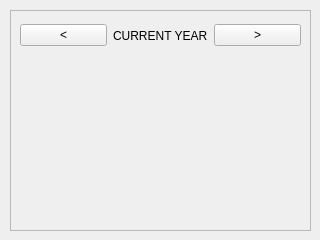
<?xml version="1.0" encoding="UTF-8"?>
<ui version="4.0">
 <class>MiniCalendarWidget</class>
 <widget class="QWidget" name="MiniCalendarWidget">
  <property name="geometry">
   <rect>
    <x>0</x>
    <y>0</y>
    <width>320</width>
    <height>240</height>
   </rect>
  </property>
  <property name="windowTitle">
   <string>Form</string>
  </property>
  <widget class="QFrame" name="miniCalendarFrame">
   <property name="geometry">
    <rect>
     <x>10</x>
     <y>10</y>
     <width>301</width>
     <height>221</height>
    </rect>
   </property>
   <property name="frameShape">
    <enum>QFrame::StyledPanel</enum>
   </property>
   <property name="frameShadow">
    <enum>QFrame::Raised</enum>
   </property>
   <widget class="QWidget" name="horizontalLayoutWidget">
    <property name="geometry">
     <rect>
      <x>10</x>
      <y>10</y>
      <width>281</width>
      <height>31</height>
     </rect>
    </property>
    <layout class="QHBoxLayout" name="miniNavigationLayout">
     <item>
      <widget class="QPushButton" name="prevYearButton">
       <property name="text">
        <string>&lt;</string>
       </property>
      </widget>
     </item>
     <item>
      <widget class="QLabel" name="currentYearLabel">
       <property name="text">
        <string>CURRENT YEAR</string>
       </property>
      </widget>
     </item>
     <item>
      <widget class="QPushButton" name="nextYearButton">
       <property name="text">
        <string>&gt;</string>
       </property>
      </widget>
     </item>
    </layout>
   </widget>
   <widget class="QWidget" name="gridLayoutWidget">
    <property name="geometry">
     <rect>
      <x>9</x>
      <y>49</y>
      <width>281</width>
      <height>161</height>
     </rect>
    </property>
    <layout class="QGridLayout" name="miniCalendarGrid"/>
   </widget>
  </widget>
 </widget>
 <resources/>
 <connections/>
</ui>
